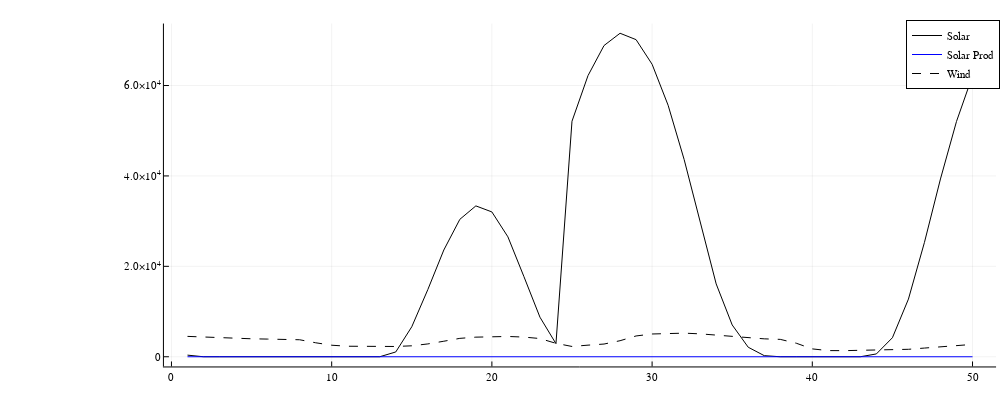

The code cell stored with this chart in its notebook:
### Code cell
# Compare availability of solar to wind
plotly()
plot(x, value.(A_s)[time_ls, 1]*P_max_s, label="Solar", lc=:black, lw=1)
plot!(x, b, label="Solar Prod", lc=:blue, lw=1)
plot!(x, value.(A_s)[time_ls, 2]*P_max_w, label="Wind", lc=:black, lw=1, ls=:dash)
plot!(size=(1000,400))

### Figure 1 — Plotly figure (JSON) as saved in the notebook; plotly's stock layout.template omitted (floating-point values rounded to 4 significant figures)
{"data": [{"colorbar": {"len": 0.9525, "title": "", "x": 0.9961, "y": 0.5139}, "legendgroup": "Solar", "line": {"color": "rgba(0, 0, 0, 1.000)", "dash": "solid", "shape": "linear", "width": 1}, "mode": "lines", "name": "Solar", "showlegend": true, "type": "scatter", "x": [1, 2, 3, 4, 5, 6, 7, 8, 9, 10, 11, 12, 13, 14, 15, 16, 17, 18, 19, 20, 21, 22, 23, 24, 25, 26, 27, 28, 29, 30, 31, 32, 33, 34, 35, 36, 37, 38, 39, 40, 41, 42, 43, 44, 45, 46, 47, 48, 49, 50], "xaxis": "x", "y": [356.9, 0, 0, 0, 0, 0, 0, 0, 0, 0, 0, 0, 0, 1062.0, 6631.0, 14850.0, 23610.0, 30400.0, 33370.0, 32040.0, 26520.0, 17720.0, 8756.0, 2896.0, 52100.0, 62190.0, 68850.0, 71560.0, 70150.0, 64710.0, 55630.0, 43640.0, 29790.0, 16110.0, 7037.0, 2105.0, 242.7, 0.1803, 0, 0, 0, 0, 2.723, 623.1, 4209.0, 12750.0, 25300.0, 39330.0, 52050.0, 62150.0], "yaxis": "y"}, {"colorbar": {"len": 0.9525, "title": "", "x": 0.9961, "y": 0.5139}, "legendgroup": "Solar Prod", "line": {"color": "rgba(0, 0, 255, 1.000)", "dash": "solid", "shape": "linear", "width": 1}, "mode": "lines", "name": "Solar Prod", "showlegend": true, "type": "scatter", "x": [1, 2, 3, 4, 5, 6, 7, 8, 9, 10, 11, 12, 13, 14, 15, 16, 17, 18, 19, 20, 21, 22, 23, 24, 25, 26, 27, 28, 29, 30, 31, 32, 33, 34, 35, 36, 37, 38, 39, 40, 41, 42, 43, 44, 45, 46, 47, 48, 49, 50], "xaxis": "x", "y": [0, 0, -1.421e-14, 2.842e-14, 0, -1.421e-14, 0, 0, 0, 0, 8.272e-25, 0, 0, 0, 0, 0, 0, 0, 0, 0, 0, 0, 0, 0, 0, 0, 0, 0, 0, 0, 0, 0, 0, 0, 0, 0, 0, 0, 0, 0, 0, 0, 0, 0, 0, 0, 0, 0, 0, 0], "yaxis": "y"}, {"colorbar": {"len": 0.9525, "title": "", "x": 0.9961, "y": 0.5139}, "legendgroup": "Wind", "line": {"color": "rgba(0, 0, 0, 1.000)", "dash": "dash", "shape": "linear", "width": 1}, "mode": "lines", "name": "Wind", "showlegend": true, "type": "scatter", "x": [1, 2, 3, 4, 5, 6, 7, 8, 9, 10, 11, 12, 13, 14, 15, 16, 17, 18, 19, 20, 21, 22, 23, 24, 25, 26, 27, 28, 29, 30, 31, 32, 33, 34, 35, 36, 37, 38, 39, 40, 41, 42, 43, 44, 45, 46, 47, 48, 49, 50], "xaxis": "x", "y": [4506.0, 4347.0, 4193.0, 4105.0, 3976.0, 3908.0, 3870.0, 3759.0, 3093.0, 2550.0, 2327.0, 2276.0, 2246.0, 2270.0, 2422.0, 2835.0, 3436.0, 4067.0, 4337.0, 4441.0, 4487.0, 4351.0, 4029.0, 2971.0, 2277.0, 2565.0, 2813.0, 3548.0, 4601.0, 5033.0, 5152.0, 5221.0, 5065.0, 4798.0, 4410.0, 4163.0, 3962.0, 3844.0, 2989.0, 1735.0, 1361.0, 1350.0, 1402.0, 1445.0, 1553.0, 1648.0, 1921.0, 2179.0, 2391.0, 2731.0], "yaxis": "y"}], "layout": {"annotations": [], "height": 400, "legend": {"bgcolor": "rgba(255, 255, 255, 1.000)", "bordercolor": "rgba(0, 0, 0, 1.000)", "borderwidth": 1, "font": {"color": "rgba(0, 0, 0, 1.000)", "family": "sans-serif", "size": 11}, "title": {"font": {"color": "rgba(0, 0, 0, 1.000)", "family": "sans-serif", "size": 15}, "text": ""}, "tracegroupgap": 0, "traceorder": "normal", "x": 1, "xanchor": "auto", "y": 1, "yanchor": "auto"}, "margin": {"b": 20, "l": 0, "r": 0, "t": 20}, "paper_bgcolor": "rgba(255, 255, 255, 1.000)", "plot_bgcolor": "rgba(255, 255, 255, 1.000)", "showlegend": true, "width": 1000, "xaxis": {"anchor": "y", "domain": [0.1639, 0.9961], "gridcolor": "rgba(0, 0, 0, 0.100)", "gridwidth": 0.5, "linecolor": "rgba(0, 0, 0, 1.000)", "mirror": false, "range": [-0.47, 51.47], "showgrid": true, "showline": true, "showticklabels": true, "tickangle": 0, "tickcolor": "rgb(0, 0, 0)", "tickfont": {"color": "rgba(0, 0, 0, 1.000)", "family": "sans-serif", "size": 11}, "tickmode": "array", "ticks": "inside", "ticktext": ["0", "10", "20", "30", "40", "50"], "tickvals": [0, 10, 20, 30, 40, 50], "title": "", "titlefont": {"color": "rgba(0, 0, 0, 1.000)", "family": "sans-serif", "size": 15}, "type": "-", "visible": true, "zeroline": false, "zerolinecolor": "rgba(0, 0, 0, 1.000)"}, "yaxis": {"anchor": "x", "domain": [0.03762, 0.9902], "gridcolor": "rgba(0, 0, 0, 0.100)", "gridwidth": 0.5, "linecolor": "rgba(0, 0, 0, 1.000)", "mirror": false, "range": [-2147.0, 73710.0], "showgrid": true, "showline": true, "showticklabels": true, "tickangle": 0, "tickcolor": "rgb(0, 0, 0)", "tickfont": {"color": "rgba(0, 0, 0, 1.000)", "family": "sans-serif", "size": 11}, "tickmode": "array", "ticks": "inside", "ticktext": ["0", "2.0×10<sup>4</sup>", "4.0×10<sup>4</sup>", "6.0×10<sup>4</sup>"], "tickvals": [0, 20000, 40000, 60000], "title": "", "titlefont": {"color": "rgba(0, 0, 0, 1.000)", "family": "sans-serif", "size": 15}, "type": "-", "visible": true, "zeroline": false, "zerolinecolor": "rgba(0, 0, 0, 1.000)"}}}
